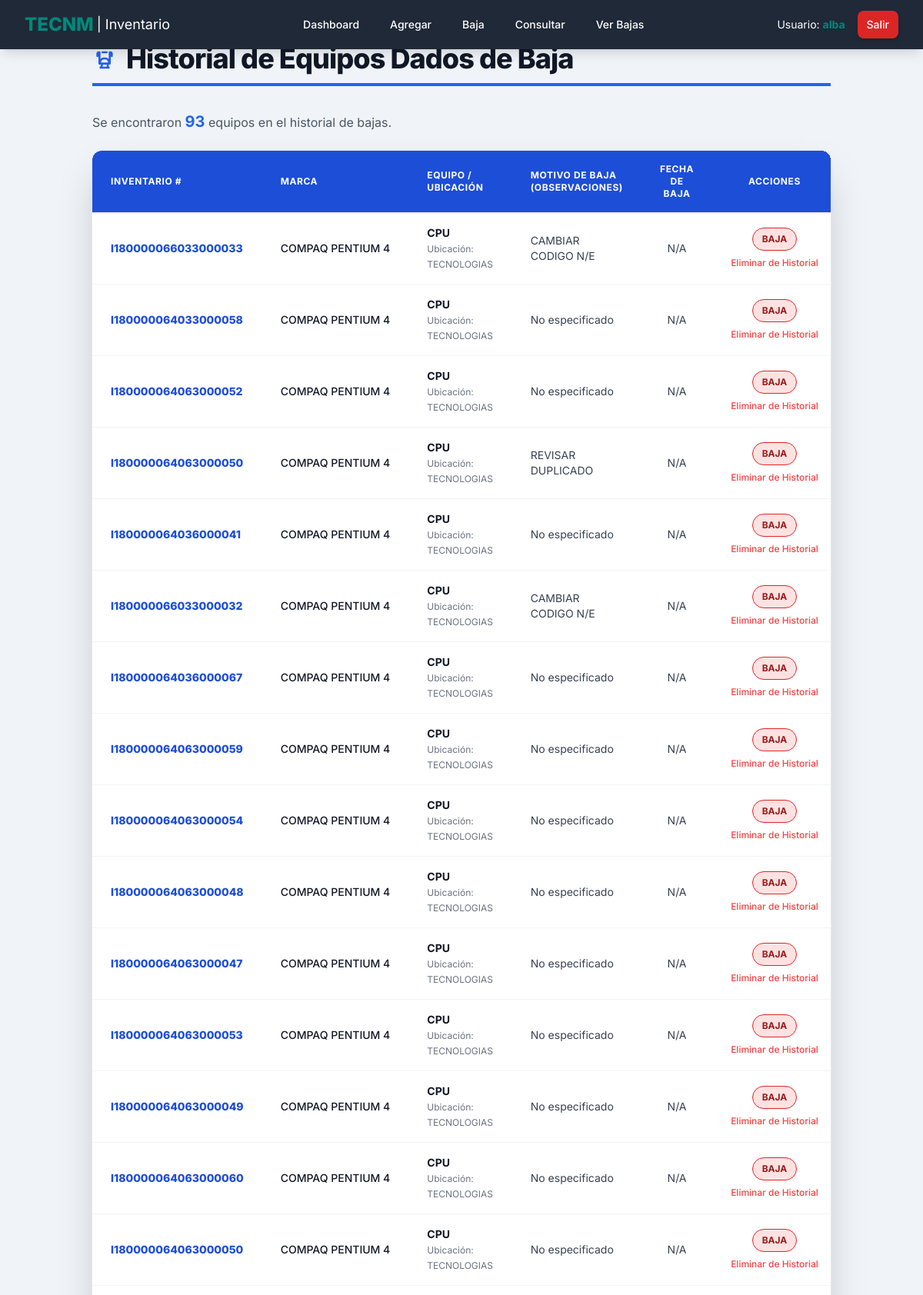
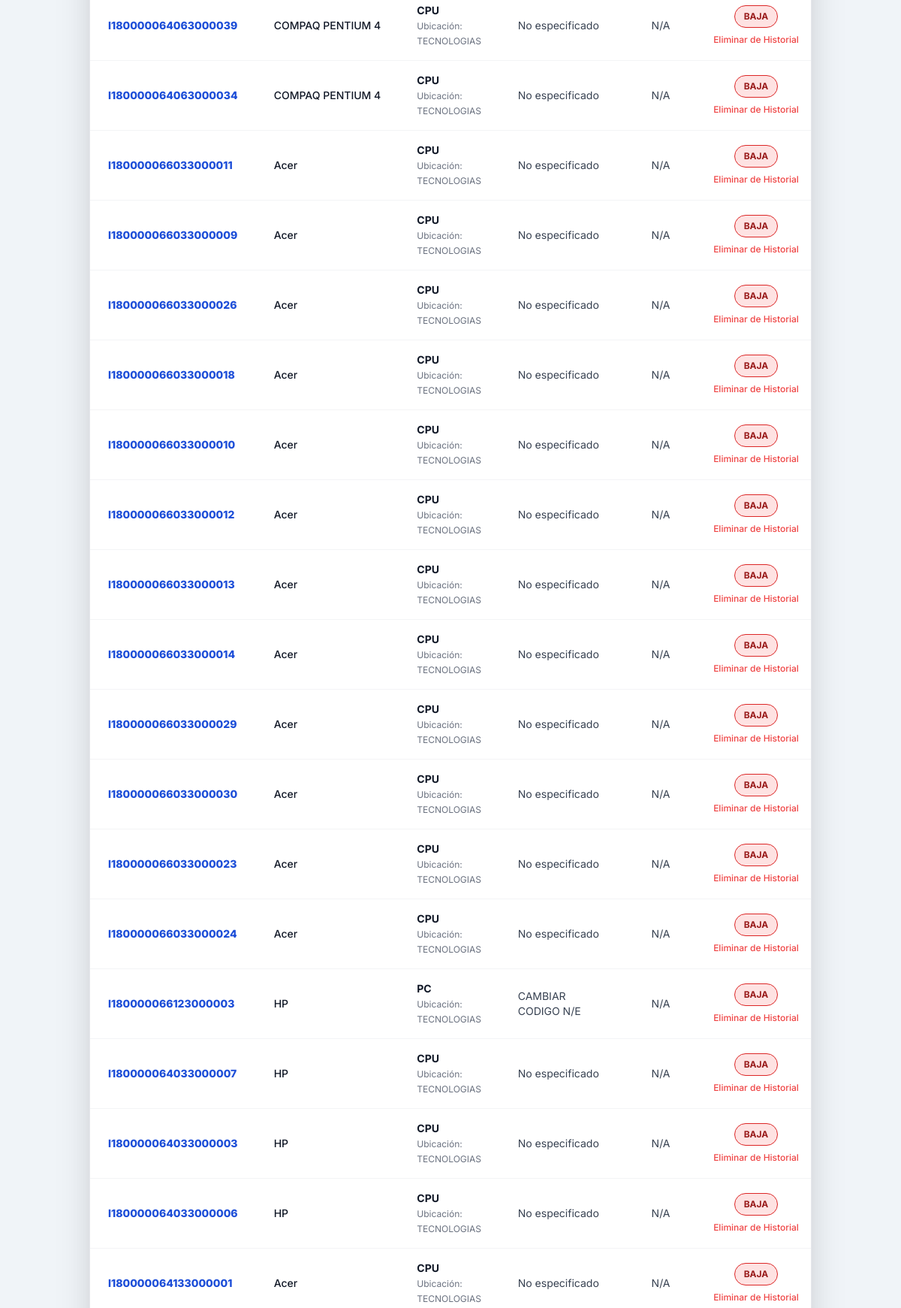
/bajas (signed in, upper part), run on the app's committed database (2 pictures, top to bottom).
### tables this page shows
CREATE TABLE "bajas" (
	"ubicacion"	TEXT,
	"equipo"	TEXT,
	"marca"	TEXT,
	"modelo"	TEXT,
	"inventario"	TEXT,
	"revisar"	TEXT,
	"observaciones"	TEXT,
	"id"	INTEGER,
	"fecha_registro"	TEXT, equipo_id INTEGER, fecha_registro_original TEXT,
	PRIMARY KEY("id")
);

### app.py (the view)
    def decorated_function(*args, **kwargs):
        if 'username' not in session:
            flash('Debes iniciar sesión para acceder a esta página.', 'error')
            return redirect(url_for('login'))
        return f(*args, **kwargs)

### app.py (called while the page is built)
def get_db():
    db = getattr(g, '_database', None)
    if db is None:
        db = g._database = sqlite3.connect(DATABASE)
        db.row_factory = sqlite3.Row
    return db

@app.teardown_appcontext
def close_connection(exception):
    db = getattr(g, '_database', None)
    if db is not None:
        db.close()

def login_required(f):
    def decorated_function(*args, **kwargs):
        if 'username' not in session:
            flash('Debes iniciar sesión para acceder a esta página.', 'error')
            return redirect(url_for('login'))
        return f(*args, **kwargs)
    decorated_function.__name__ = f.__name__
    return decorated_function

### templates/ver_bajas.html (shortened to what this page needs)
{% extends "base.html" %}
{% block main_content %}
<div class="container mx-auto px-4 sm:px-6 lg:px-8 mt-10">
    <h1 class="text-4xl font-extrabold text-gray-900 mb-8 border-b-4 border-blue-600 pb-3 tracking-tight flex items-center space-x-3">
        <span>Historial de Equipos Dados de Baja</span>
    </h1>
    {% if bajas %}
    <p class="text-base text-gray-600 mb-6">Se encontraron <span class="font-bold text-xl text-blue-600">{{ bajas|length }}</span> equipos en el historial de bajas.</p>
    <div class="hidden md:block shadow-2xl rounded-xl overflow-hidden ring-1 ring-gray-200 mb-8">
        <div class="overflow-x-auto">
            <table class="min-w-full divide-y divide-gray-200">
                <thead class="bg-blue-700 text-white">
                    <tr>
                        <th class="px-6 py-4 text-left text-xs font-bold uppercase tracking-wider w-[10%] rounded-tl-xl">Inventario #</th>
                        <th class="px-6 py-4 text-left text-xs font-bold uppercase tracking-wider w-[15%]">Marca</th>
                        <th class="px-6 py-4 text-left text-xs font-bold uppercase tracking-wider w-[25%]">Equipo / Ubicación</th>
                        <th class="px-6 py-4 text-left text-xs font-bold uppercase tracking-wider w-[30%]">Motivo de Baja (Observaciones)</th>
                        <th class="px-6 py-4 text-center text-xs font-bold uppercase tracking-wider w-[10%]">Fecha de Baja</th>
                        <th class="px-6 py-4 text-center text-xs font-bold uppercase tracking-wider w-[10%] rounded-tr-xl">Acciones</th>
                    </tr>
                </thead>
                <tbody class="bg-white divide-y divide-gray-100">
                    {% for equipo in bajas %}
                    <tr class="hover:bg-blue-50 transition duration-150">
                        <td class="px-6 py-4 whitespace-nowrap text-sm font-extrabold text-blue-700">{{ equipo.inventario or '(N/A)' }}</td>
                        <td class="px-6 py-4 whitespace-nowrap text-sm font-medium text-gray-900">
                            {{ equipo.marca or 'N/A' }}
                        </td>
                        <td class="px-6 py-4 text-sm text-gray-700">
                            <strong class="text-gray-900">
                                {{ equipo.equipo or equipo.nombre_equipo or '(N/A - Falla de Datos)' }}
                            </strong><br>
                            <span class="text-xs text-gray-500">Ubicación: {{ equipo.ubicacion or 'Sin Asignar' }}</span>
                        </td>
                        <td class="px-6 py-4 text-sm text-gray-700 max-w-sm overflow-hidden text-ellipsis">
                            <p class="line-clamp-2">{{ equipo.observaciones or 'No especificado' }}</p>
                        </td>
                        <td class="px-6 py-4 whitespace-nowrap text-sm text-center text-gray-700">
                            {{ equipo.fecha_registro or 'N/A' }}
                        </td>
                        <td class="px-6 py-4 whitespace-nowrap text-sm text-center">
                            <span class="px-3 py-1 inline-flex text-xs leading-5 font-bold rounded-full bg-red-100 text-red-800 border border-red-600 mb-1">BAJA</span>
                            {% if session.get('role') == 'admin' %}
                                <form method="POST" action="{{ url_for('eliminar_baja', baja_id=equipo.id) }}"
                                    onsubmit="return confirm('¿Estás seguro de que quieres eliminar PERMANENTEMENTE este registro de baja ({{ equipo.inventario }})?');">
                                    <button type="submit" class="text-red-500 hover:text-red-700 text-xs font-medium mt-1 inline-block">
                                        Eliminar de Historial
                                    </button>
                                </form>
                            {% endif %}
                        </td>
                    </tr>
                    {% endfor %}
                </tbody>
            </table>
        </div>
    </div>
    {% endif %}
</div>
{% endblock %}

### templates/base.html (shortened to what this page needs)
<!DOCTYPE html>
<html lang="es">
<head>
    <script src="https://cdn.tailwindcss.com"></script>
</head>
<body class="min-h-screen flex flex-col pt-16 md:pt-0">
    <header class="bg-gray-800 text-white shadow-lg fixed top-0 w-full z-10">
        <div class="max-w-7xl mx-auto px-4 sm:px-6 lg:px-8">
            <div class="relative flex items-center justify-between h-16">
                <div class="flex-shrink-0 flex items-center">
                    <span class="text-2xl font-extrabold text-tecnm">TECNM</span><span class="text-white text-lg ml-1 hidden sm:inline"> | Inventario</span>
                </div>
                {% if session.get('username') %}
                <div class="hidden md:block">
                    <div class="flex space-x-4 items-center">
                        <a href="{{ url_for('dashboard') }}" class="px-3 py-2 rounded-md text-sm font-medium hover:bg-gray-700 transition">Dashboard</a>
                        <a href="{{ url_for('agregar_equipo') }}" class="px-3 py-2 rounded-md text-sm font-medium hover:bg-gray-700 transition">Agregar</a>
                        <a href="{{ url_for('registrar_baja') }}" class="px-3 py-2 rounded-md text-sm font-medium hover:bg-gray-700 transition">Baja</a>
                        <a href="{{ url_for('consulta') }}" class="px-3 py-2 rounded-md text-sm font-medium hover:bg-gray-700 transition">Consultar</a>
                        <a href="{{ url_for('ver_bajas') }}" class="px-3 py-2 rounded-md text-sm font-medium hover:bg-gray-700 transition">Ver Bajas</a>
                    </div>
                </div>
                <div class="flex items-center space-x-4">
                    <span class="text-sm hidden lg:block">Usuario: <strong class="text-tecnm">{{ session['username'] }}</strong></span>
                    <a href="{{ url_for('logout') }}" class="bg-red-600 hover:bg-red-700 text-white px-3 py-2 rounded-lg text-sm font-medium transition duration-150 ease-in-out shadow-md">Salir</a>
                </div>
                {% endif %}
            </div>
        </div>
    </header>
    <main class="flex-grow pt-4 md:pt-4">
        {% block main_content %}{% endblock %}
    </main>
</body>
</html>

### templates/base.html (style rules this page uses)
body { font-family: 'Inter', sans-serif; background-color: #f0f4f8; }
.text-tecnm { color: #00897b; }

### data on the page
bajas: inventario "I180000066033000033", marca "COMPAQ PENTIUM 4", equipo "CPU", ubicacion "TECNOLOGIAS", observaciones "CAMBIAR CODIGO N/E", fecha_registro "N/A"
bajas: inventario "I180000064033000058", marca "COMPAQ PENTIUM 4", equipo "CPU", ubicacion "TECNOLOGIAS", observaciones "No especificado", fecha_registro "N/A"
bajas: inventario "I180000064063000052", marca "COMPAQ PENTIUM 4", equipo "CPU", ubicacion "TECNOLOGIAS", observaciones "No especificado", fecha_registro "N/A"
bajas: inventario "I180000064063000050", marca "COMPAQ PENTIUM 4", equipo "CPU", ubicacion "TECNOLOGIAS", observaciones "REVISAR DUPLICADO", fecha_registro "N/A"
bajas: inventario "I180000064036000041", marca "COMPAQ PENTIUM 4", equipo "CPU", ubicacion "TECNOLOGIAS", observaciones "No especificado", fecha_registro "N/A"
bajas: inventario "I180000066033000032", marca "COMPAQ PENTIUM 4", equipo "CPU", ubicacion "TECNOLOGIAS", observaciones "CAMBIAR CODIGO N/E", fecha_registro "N/A"
bajas: inventario "I180000064036000067", marca "COMPAQ PENTIUM 4", equipo "CPU", ubicacion "TECNOLOGIAS", observaciones "No especificado", fecha_registro "N/A"
bajas: inventario "I180000064063000059", marca "COMPAQ PENTIUM 4", equipo "CPU", ubicacion "TECNOLOGIAS", observaciones "No especificado", fecha_registro "N/A"
bajas: inventario "I180000064063000054", marca "COMPAQ PENTIUM 4", equipo "CPU", ubicacion "TECNOLOGIAS", observaciones "No especificado", fecha_registro "N/A"
bajas: inventario "I180000064063000048", marca "COMPAQ PENTIUM 4", equipo "CPU", ubicacion "TECNOLOGIAS", observaciones "No especificado", fecha_registro "N/A"
bajas: inventario "I180000064063000047", marca "COMPAQ PENTIUM 4", equipo "CPU", ubicacion "TECNOLOGIAS", observaciones "No especificado", fecha_registro "N/A"
bajas: inventario "I180000064063000053", marca "COMPAQ PENTIUM 4", equipo "CPU", ubicacion "TECNOLOGIAS", observaciones "No especificado", fecha_registro "N/A"
bajas: inventario "I180000064063000049", marca "COMPAQ PENTIUM 4", equipo "CPU", ubicacion "TECNOLOGIAS", observaciones "No especificado", fecha_registro "N/A"
bajas: inventario "I180000064063000060", marca "COMPAQ PENTIUM 4", equipo "CPU", ubicacion "TECNOLOGIAS", observaciones "No especificado", fecha_registro "N/A"
bajas: inventario "I180000064063000050", marca "COMPAQ PENTIUM 4", equipo "CPU", ubicacion "TECNOLOGIAS", observaciones "No especificado", fecha_registro "N/A"
bajas: inventario "I180000064063000039", marca "COMPAQ PENTIUM 4", equipo "CPU", ubicacion "TECNOLOGIAS", observaciones "No especificado", fecha_registro "N/A"
bajas: inventario "I180000064063000034", marca "COMPAQ PENTIUM 4", equipo "CPU", ubicacion "TECNOLOGIAS", observaciones "No especificado", fecha_registro "N/A"
bajas: inventario "I180000066033000011", marca "Acer", equipo "CPU", ubicacion "TECNOLOGIAS", observaciones "No especificado", fecha_registro "N/A"
bajas: inventario "I180000066033000009", marca "Acer", equipo "CPU", ubicacion "TECNOLOGIAS", observaciones "No especificado", fecha_registro "N/A"
bajas: inventario "I180000066033000026", marca "Acer", equipo "CPU", ubicacion "TECNOLOGIAS", observaciones "No especificado", fecha_registro "N/A"
bajas: inventario "I180000066033000018", marca "Acer", equipo "CPU", ubicacion "TECNOLOGIAS", observaciones "No especificado", fecha_registro "N/A"
bajas: inventario "I180000066033000010", marca "Acer", equipo "CPU", ubicacion "TECNOLOGIAS", observaciones "No especificado", fecha_registro "N/A"
bajas: inventario "I180000066033000012", marca "Acer", equipo "CPU", ubicacion "TECNOLOGIAS", observaciones "No especificado", fecha_registro "N/A"
bajas: inventario "I180000066033000013", marca "Acer", equipo "CPU", ubicacion "TECNOLOGIAS", observaciones "No especificado", fecha_registro "N/A"
bajas: inventario "I180000066033000014", marca "Acer", equipo "CPU", ubicacion "TECNOLOGIAS", observaciones "No especificado", fecha_registro "N/A"
bajas: inventario "I180000066033000029", marca "Acer", equipo "CPU", ubicacion "TECNOLOGIAS", observaciones "No especificado", fecha_registro "N/A"
bajas: inventario "I180000066033000030", marca "Acer", equipo "CPU", ubicacion "TECNOLOGIAS", observaciones "No especificado", fecha_registro "N/A"
bajas: inventario "I180000066033000023", marca "Acer", equipo "CPU", ubicacion "TECNOLOGIAS", observaciones "No especificado", fecha_registro "N/A"
bajas: inventario "I180000066033000024", marca "Acer", equipo "CPU", ubicacion "TECNOLOGIAS", observaciones "No especificado", fecha_registro "N/A"
bajas: inventario "I180000066123000003", marca "HP", equipo "PC", ubicacion "TECNOLOGIAS", observaciones "CAMBIAR CODIGO N/E", fecha_registro "N/A"
bajas: inventario "I180000064033000007", marca "HP", equipo "CPU", ubicacion "TECNOLOGIAS", observaciones "No especificado", fecha_registro "N/A"
bajas: inventario "I180000064033000003", marca "HP", equipo "CPU", ubicacion "TECNOLOGIAS", observaciones "No especificado", fecha_registro "N/A"
bajas: inventario "I180000064033000006", marca "HP", equipo "CPU", ubicacion "TECNOLOGIAS", observaciones "No especificado", fecha_registro "N/A"
bajas: inventario "I180000064133000001", marca "Acer", equipo "CPU", ubicacion "TECNOLOGIAS", observaciones "No especificado", fecha_registro "N/A"

### other printed values
{{ session['username'] }} "alba"
{{ bajas|length }} "93"
